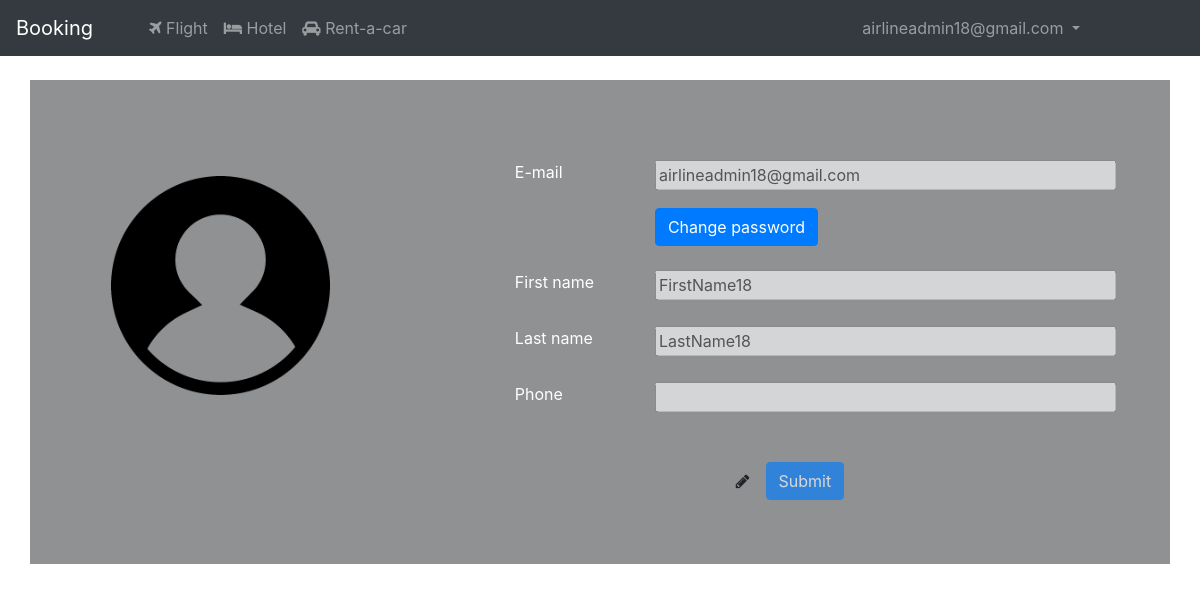
The page /profile/ (signed in) on the database its author committed.
### Users/models.py (models this page shows, shortened)
class CustomUser(AbstractUser):
    username = None
    email = models.EmailField(_('email address'), unique=True)
    city = models.CharField(max_length=100, default='', blank=True)
    phone = models.CharField(max_length=15, default='', blank=True, validators=[validate_phone])
    USERNAME_FIELD = 'email'
    REQUIRED_FIELDS = []
    objects = UserManager()

### Users/views.py (the view)
# urls.py: path('profile/', user_views.profile, name='profile'),
@login_required
def profile(request):
    if request.method == 'POST':
        form = ProfileUpdateForm(request.POST, instance=request.user)
        if form.is_valid():
            form.save()
            messages.success(request, f'Your account has been updated')
            return redirect('profile')
        else:
            errors = form.errors.as_data()
            for key in form.errors.as_data():
                msg = errors[key][0].message
                messages.error(request, msg)
            return redirect('profile')
    else:
        form = ProfileUpdateForm(instance=request.user)
    return render(request, 'Users/profile.html', {'form':form})

### Users/forms.py
class ProfileUpdateForm(UserChangeForm):
    class Meta:
        model = CustomUser
        fields = ['email', 'password', 'first_name', 'last_name', 'phone']

### Users/templates/Users/profile.html (shortened to what this page needs)
{% extends 'base.html' %}
{% load staticfiles %}
{% block body %}
    <div class="container" style="z-index: 0;display: none" id="profile_section">
        <div class="row justify-content-center mt-4" style="background-color: rgba(33,37,41,.5)">
            <div class="col-md-4 d-flex align-items-start">
                <img id="user_image" class="my-5 p-5 mx-auto" src="{% static 'profile_image.png' %}" style="display: none">
            </div>
            <div class="col-md-8 d-flex align-items-center">
                <form  method="post" class="my-5 p-3 mx-auto" style="min-width: 35rem" >
                    <div class="form-row mt-3">
                        <div class="col-3">
                            <label class="text-white">E-mail</label>
                        </div>
                        <div class="col-9">
                            {{ form.email }}
                        </div>
                    </div>
                    <div class="form-row mt-3">
                        <div class="col-3">
                        </div>
                        <div class="col-9">
                            <a href="{% url 'update_password' request.user.id %}" class="btn btn-primary mr-5">Change password</a>
                        </div>
                    </div>
                    <div class="form-row mt-4">
                        <div class="col-3">
                            <label class="text-white">First name</label>
                        </div>
                        <div class="col-9">
                            {{ form.first_name }}
                        </div>
                    </div>
                    <div class="form-row mt-4">
                        <div class="col-3">
                            <label class="text-white">Last name</label>
                        </div>
                        <div class="col-9">
                            {{ form.last_name }}
                        </div>
                    </div>
                    <div class="form-row mt-4">
                        <div class="col-3">
                            <label class="text-white">Phone</label>
                        </div>
                        <div class="col-9">
                            {{ form.phone }}
                        </div>
                    </div>
                    <div class="row mt-5 justify-content-center">
                        <i onclick="enable_fields()" class="fa fa-pencil d-flex align-items-center mr-3" aria-hidden="true"></i>
                        <button id="submit_button" type="submit" class="btn btn-primary">Submit</button>
                    </div>
                </form>
            </div>
        </div>
    </div>
{% endblock %}

### templates/base.html (shortened to what this page needs)
<!DOCTYPE html>
<html lang="en">
<head>
    {% load staticfiles %}
    <link rel="stylesheet" href="https://maxcdn.bootstrapcdn.com/bootstrap/4.0.0/css/bootstrap.min.css">
    <link rel="stylesheet" type="text/css" href="{% static 'css/owl.carousel.css' %}">
    <link rel="stylesheet" type="text/css" href="{% static 'css/owl.theme.default.min.css' %}">
    <link rel="stylesheet" type="text/css" href="{% static 'css/style.css' %}">
    <link rel="stylesheet" type="text/css" href="{% static 'css/flight_seats.css' %}">
    <link rel="stylesheet" href="https://cdnjs.cloudflare.com/ajax/libs/font-awesome/4.7.0/css/font-awesome.min.css">
  <link rel="stylesheet" href="//code.jquery.com/ui/1.12.1/themes/base/jquery-ui.css">
</head>
<body id="body">
<nav class="navbar navbar-expand-lg navbar-dark bg-dark" style="z-index: 10;">
    <a class="navbar-brand mr-5" href="/">Booking</a>
    <div class="collapse navbar-collapse" id="navbarSupportedContent">
        <ul class="navbar-nav mr-auto">
            {% block flight_active %}
            <li class="nav-item">
            {% endblock %}
                <a class="nav-link" href="{% url 'airlines' %}">
                    <i class="fa fa-plane" aria-hidden="true"></i>
                    Flight
                </a>
            </li>
            {% block hotel_active %}
            <li class="nav-item">
            {% endblock %}
                <a class="nav-link" href="{% url 'hotels' %}">
                    <i class="fa fa-bed" aria-hidden="true"></i>
                    Hotel
                </a>
            </li>
            {% block rentacar_active %}
            <li class="nav-item">
            {% endblock %}
                <a class="nav-link" href="{% url 'rentacars' %}">
                    <i class="fa fa-car" aria-hidden="true"></i>
                    Rent-a-car
                </a>
            </li>
        </ul>
        {% if user.is_authenticated %}
        <ul class="navbar-nav mr-5 px-5" style="z-index: 5;">
            <li class="nav-item dropdown" >
                <a class="nav-link dropdown-toggle" href="#" id="navbarDropdown" role="button" data-toggle="dropdown" aria-haspopup="true" aria-expanded="false">
                    {{ user.email }}
                </a>
            </li>
        </ul>
        {% endif %}
    </div>
</nav>
{% block body %}
{% endblock %}
</body>
</html>

### static/css/style.css (style rules this page uses)
body { position: sticky; height: 100%; width: 100%; min-height: 100vh; }

### rows shown on the page
CustomUser: email "airlineadmin18@gmail.com", first_name "FirstName18", last_name "LastName18"
